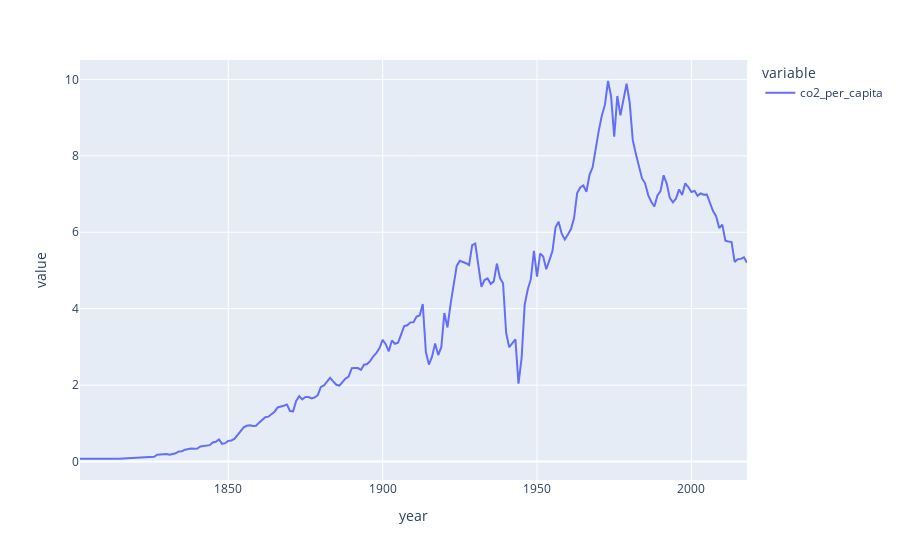

Notebook code for this chart:
### Code cell
fig = px.line(data,x="year",y=['co2_per_capita'],
              #labels={"value":"Temperature(°C)"},title="Line plots for data"
             )
fig.show()

### Figure 1 — Plotly figure (JSON) as saved in the notebook; plotly's stock layout.template omitted (floating-point values rounded to 4 significant figures; data arrays with more than 128 entries replaced by an {"elided": "..."} marker saying what was removed)
{"data": [{"hovertemplate": "variable=co2_per_capita<br>year=%{x}<br>value=%{y}<extra></extra>", "legendgroup": "co2_per_capita", "line": {"color": "#636efa", "dash": "solid"}, "mode": "lines", "name": "co2_per_capita", "orientation": "v", "showlegend": true, "type": "scatter", "x": {"elided": "211 int values"}, "xaxis": "x", "y": {"elided": "211 float values"}, "yaxis": "y"}], "layout": {"legend": {"title": {"text": "variable"}, "tracegroupgap": 0}, "margin": {"t": 60}, "xaxis": {"anchor": "y", "domain": [0, 1], "title": {"text": "year"}}, "yaxis": {"anchor": "x", "domain": [0, 1], "title": {"text": "value"}}}}
